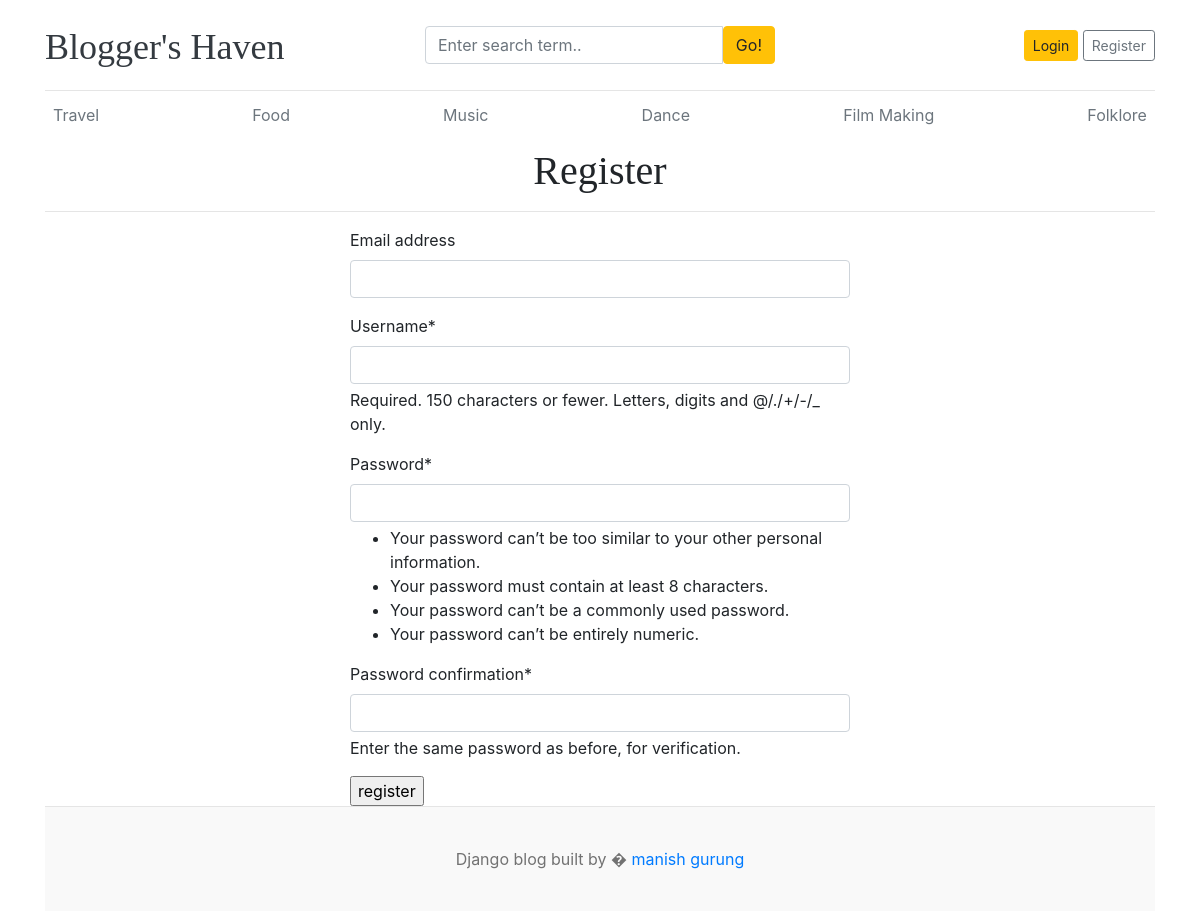
Screenshot of /register/ with the database file from the repository.
### blogs/models.py (models this page shows, shortened)
class Category(models.Model):
    Category_name = models.CharField(max_length=50, unique=True)
    created_at = models.DateTimeField(auto_now_add=True)
    updated_at = models.DateTimeField(auto_now=True)
    class Meta:
        verbose_name_plural = 'Categories'

### blog_main/views.py (the view)
# urls.py: path('register/', views.register, name='register'),
def register(request):
    if request.method=='POST':
        form = RegistrationForm(request.POST)
        if form.is_valid():
            form.save()
            return redirect('register')
    else:
        form =RegistrationForm()
    context ={
        'form':form
    }
    return render(request, 'register.html',context)

### blog_main/forms.py
class RegistrationForm(UserCreationForm):
    class Meta:
        model = User
        fields = ('email','username','password1', 'password2')

### blogs/context_processors.py (called while the page is built)
def get_categories(request):
    categories= Category.objects.all()
    return dict(categories=categories)

### templates/register.html (shortened to what this page needs)
{% extends 'base.html' %}
{% block content %}
<h1 class="text-center">Register</h1>
<hr />
{% load crispy_forms_tags %}
<form action="" method="POST" style="width: 500px; margin: auto;">
    {{ form | crispy }}
    <input type="submit" value="register">
</form>
{% endblock %}

### templates/header.html (shortened to what this page needs)
{% load static %}
<!DOCTYPE html>
<html lang="en">
<head>
    <link href="https://getbootstrap.com/docs/4.0/dist/css/bootstrap.min.css" rel="stylesheet">
    <link href="{% static 'css/blog.css' %}" rel="stylesheet">
    <link rel="stylesheet" href="https://cdnjs.cloudflare.com/ajax/libs/font-awesome/7.0.0/css/fontawesome.min.css" />
    <link rel="stylesheet" href="https://cdnjs.cloudflare.com/ajax/libs/font-awesome/4.7.0/css/font-awesome.min.css">
  </head>
<body>
    <div class="container">
      <header class="blog-header py-3">
        <div class="row flex-nowrap justify-content-between align-items-center">
          <div class="col-lg-4 pt-1">
            <a class="blog-header-logo text-dark" href="/">Blogger's Haven</a>
          </div>
          <div class="col-4">
            <form action="{% url 'search' %}" method="get">
              <div class="input-group">
                <input class="form-control" name="keyword" type="text" placeholder="Enter search term.." aria-label="Enter search term.."aria-describedby="button-search" />
                <button type="submit" class="btn btn-warning" id="button-search" type="button">Go!</button>
              </div>
            </form>
          </div>
          <div class="col-4 d-flex justify-content-end align-items-center">
            {% if not user.is_authenticated %}
            <a class="btn btn-sm btn-warning" href="{% url 'login' %}">Login</a> &nbsp;
            <a class="btn btn-sm btn-outline-secondary" href="{% url 'register' %}">Register</a>
              {% else %}
                <span><a href="{% url 'dashboard' %}" class="btn btn-warning">Dashboard</a></span> &nbsp;
                <span><a href="{% url 'logout' %}">Logout</a></span>
            {% endif %}
          </div>
        </div>
      </header>
      <div class="nav-scroller py-1 mb-2">
        <nav class="nav d-flex justify-content-between">
          {% for cat in categories %}
          <a class="p-2 text-muted" href="{% url 'posts_by_category' cat.id %}">{{ cat.Category_name }}</a>
          {% endfor %}
        </nav>
      </div>

### static/css/blog.css (style rules this page uses)
.blog-header { border-bottom: 1px solid #e5e5e5; }
.blog-header-logo { font-family: "Playfair Display", Georgia, "Times New Roman", serif; font-size: 2.25rem; }
h1, h2, h3, h4, h5, h6 { font-family: "Playfair Display", Georgia, "Times New Roman", serif; }

### rows the page displays
Category: Category_name "Travel"
Category: Category_name "Food"
Category: Category_name "Music"
Category: Category_name "Dance"
Category: Category_name "Film Making"
Category: Category_name "Folklore"
